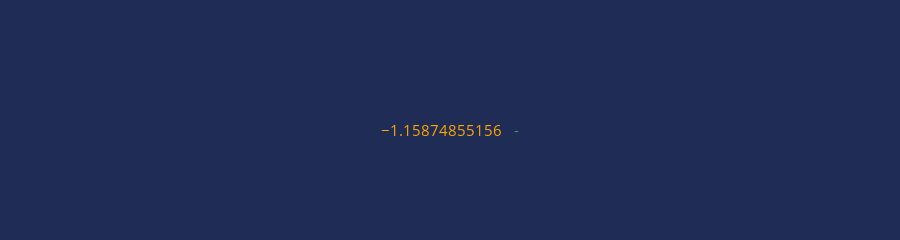

Here is the notebook cell this chart was saved with:
### Code cell
fig = go.Figure(
        data = [go.Indicator(
                  mode ='number + delta',
                  value= pct_accounts_receivable,
                  delta = {
                        'reference':pct_accounts_receivable,
                        'position':'right',
                        'valueformat':',g',
                        'relative': False,
                        'font': {'size':15}
                  },
                  number={'valueformat':',',
                          'font':{'size':15},
                  },
                  domain={'y':[0,1],'x':[0,1]}
            )],

            layout= go.Layout(
                  title= {
                  'y': 1,
                  'x':0.5,
                  'xanchor': 'center',
                  'yanchor':'top'},
            font=dict(color='orange'),
            paper_bgcolor='#1f2c56',
            plot_bgcolor='#1f2c56',
            height=50

            ),
      )
pio.show(fig)

### Figure 1 — Plotly figure (JSON) as saved in the notebook; plotly's stock layout.template omitted (floating-point values rounded to 4 significant figures)
{"data": [{"delta": {"font": {"size": 15}, "position": "right", "reference": -1.159, "relative": false, "valueformat": ",g"}, "domain": {"x": [0, 1], "y": [0, 1]}, "mode": "number+delta", "number": {"font": {"size": 15}, "valueformat": ","}, "type": "indicator", "value": -1.159}], "layout": {"font": {"color": "orange"}, "height": 50, "paper_bgcolor": "#1f2c56", "plot_bgcolor": "#1f2c56", "title": {"x": 0.5, "xanchor": "center", "y": 1, "yanchor": "top"}}}
